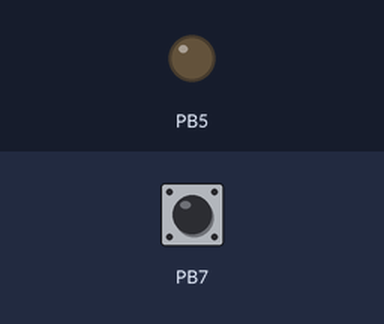
Bench run of a program on a simulated ATmega328P, built with avr-gcc and emulated at 10 MHz. Shown: output pins drawn as LEDs (lit = HIGH). Dashed ring = blinking. Inputs (shaded band) come from the test bench; at power-on: PB7 HIGH.

Above: at 0.25 s.
At 1.8 s:
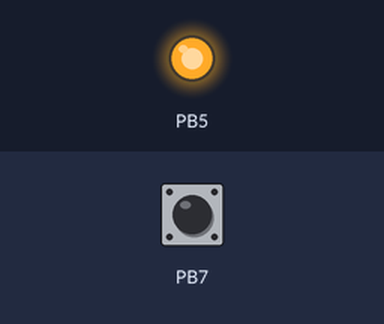
1.9 s: PB7 pulled LOW for 3.2 s
At 5.9 s:
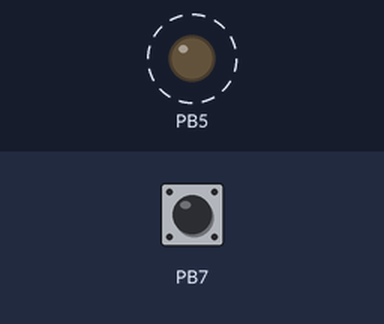
Timing chart, 0 to 13.0 s (numbered marks = the images above; inputs shaded):
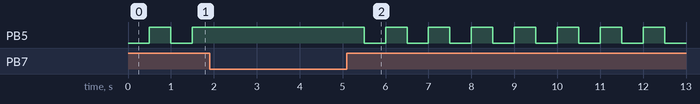

The program:

main.c
```c
/*
 * Blinky.c
 *
 * Created: 2/2/2016 9:15:48 AM
 * Author : venkim
 */

#define F_CPU 10000000UL

#include <util/delay.h>
#include <avr/io.h>


int main() {
	// Set the pin 5 at port B as output
	DDRB	|= (1<<DDB5);						// PB5 As Output pin
	PORTB	|= (1<<DDB5);						// PB5 Activate internal pullUp resistor

	// Set the pin 7 at port B as input
	DDRB	&= ~(1<<DDB7);						// PB1 As Input pin
	PORTB	|= 1<<DDB7;							// PB1 Activate internal pullUp resistor

	while(1){
		if(PINB & (1<<DDB7) )
		PORTB ^=(1<<DDB5);
		_delay_ms(500);
	}
}
```
